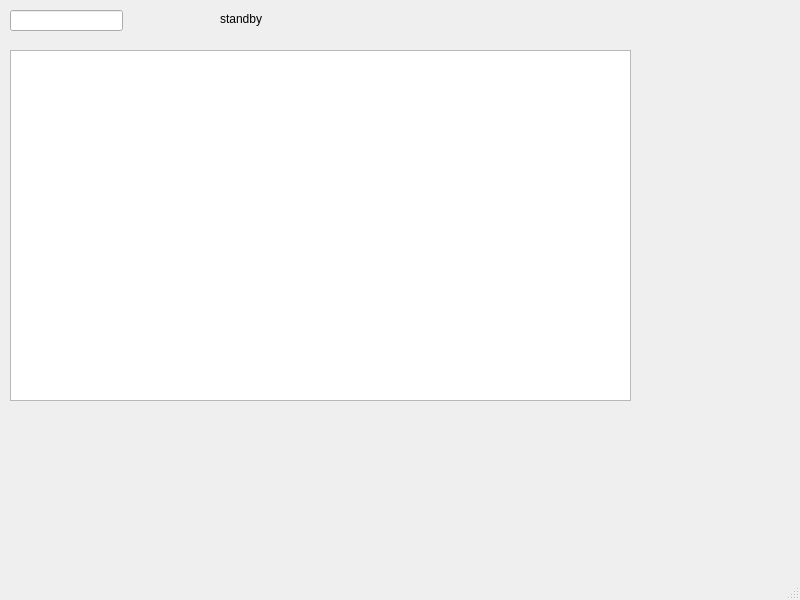
<?xml version="1.0" encoding="UTF-8"?>
<ui version="4.0">
 <class>MainWindow</class>
 <widget class="QMainWindow" name="MainWindow">
  <property name="geometry">
   <rect>
    <x>0</x>
    <y>0</y>
    <width>800</width>
    <height>600</height>
   </rect>
  </property>
  <property name="windowTitle">
   <string>MainWindow</string>
  </property>
  <widget class="QWidget" name="centralwidget">
   <widget class="QLineEdit" name="wordInput">
    <property name="geometry">
     <rect>
      <x>10</x>
      <y>10</y>
      <width>113</width>
      <height>21</height>
     </rect>
    </property>
   </widget>
   <widget class="QGraphicsView" name="graphicsView">
    <property name="geometry">
     <rect>
      <x>10</x>
      <y>50</y>
      <width>621</width>
      <height>351</height>
     </rect>
    </property>
   </widget>
   <widget class="QLabel" name="labelstatus">
    <property name="geometry">
     <rect>
      <x>220</x>
      <y>10</y>
      <width>54</width>
      <height>17</height>
     </rect>
    </property>
    <property name="text">
     <string>standby</string>
    </property>
   </widget>
  </widget>
  <widget class="QMenuBar" name="menubar">
   <property name="geometry">
    <rect>
     <x>0</x>
     <y>0</y>
     <width>800</width>
     <height>22</height>
    </rect>
   </property>
  </widget>
  <widget class="QStatusBar" name="statusbar"/>
 </widget>
 <resources/>
 <connections/>
</ui>
